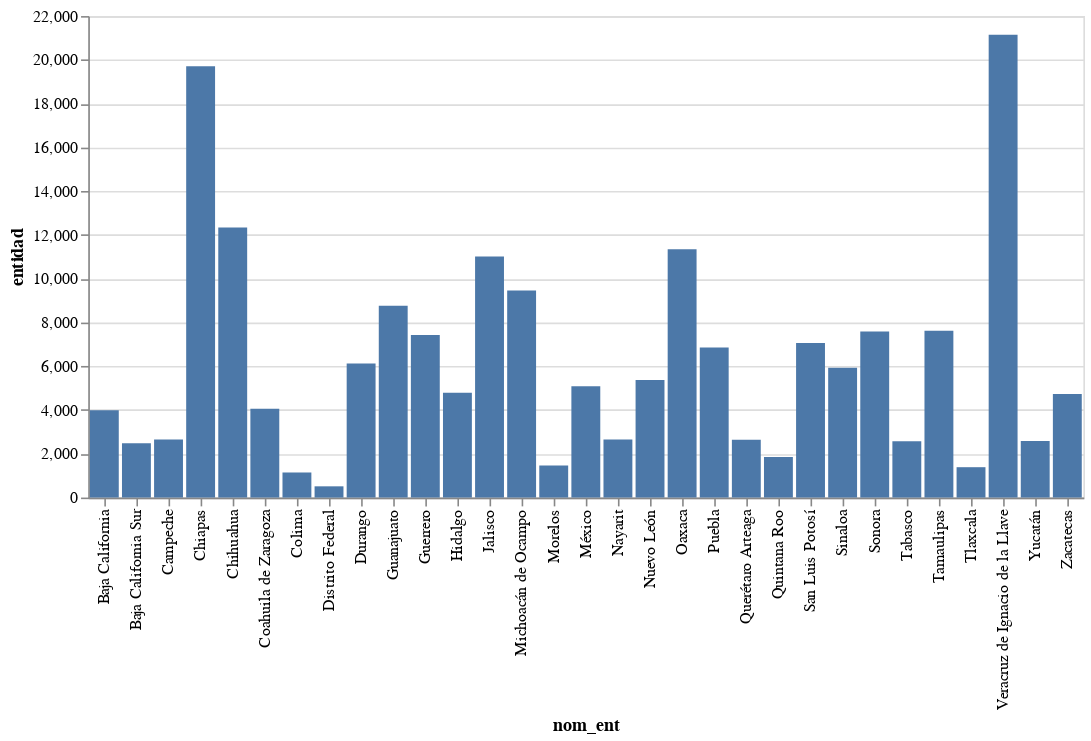

Write notebook code for a chart like this one.
### Markdown cell above
ESPACIO DE PROBABILIDAD

### Code cell
alt.Chart(dfupdated).mark_bar().encode(
    alt.X("nom_ent"),
    y='entidad',
)
